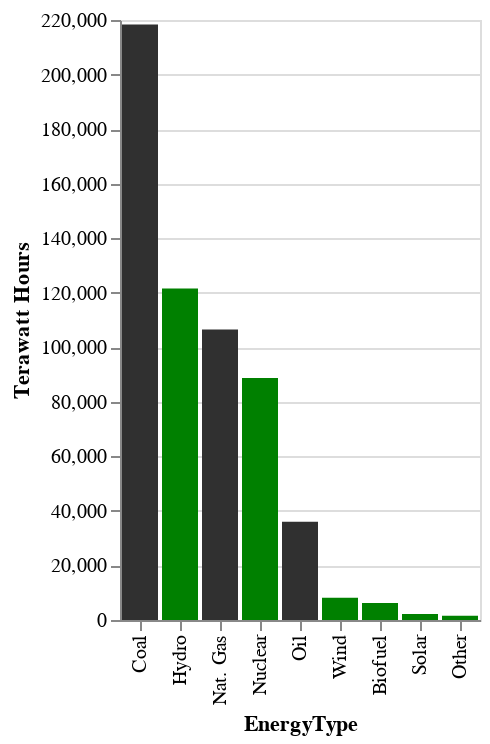

This figure's notebook cell:
### Code cell
# Create Total Generation waterfall chart
breakdown = alt.Chart(generation).mark_bar().encode(
    x=alt.X(
        'EnergyType:N',
        sort='-y'),
    y=alt.Y(
        'sum(TWh):Q',
        title='Terawatt Hours'),
    color=alt.Color(
        'EnergyType',
        scale=alt.Scale(
            domain=['Coal','Oil','Nat. Gas','Hydro','Solar','Wind','Biofuel','Nuclear','Other'],
            range=['#303030','#303030','#303030','green','green','green','green','green','green'],
        ),
        legend=None
    )
)
breakdown

### Figure 1 — Vega-Lite specification as saved in the notebook (floating-point values rounded to 4 significant figures; data arrays with more than 128 entries replaced by an {"elided": "..."} marker saying what was removed)
{"config": {"view": {"continuousWidth": 400, "continuousHeight": 300}}, "data": {"name": "data-d91ec2764f9c7260fabae39657d65962"}, "mark": "bar", "encoding": {"color": {"field": "EnergyType", "legend": null, "scale": {"domain": ["Coal", "Oil", "Nat. Gas", "Hydro", "Solar", "Wind", "Biofuel", "Nuclear", "Other"], "range": ["#303030", "#303030", "#303030", "green", "green", "green", "green", "green", "green"]}, "type": "nominal"}, "x": {"field": "EnergyType", "sort": "-y", "type": "nominal"}, "y": {"aggregate": "sum", "field": "TWh", "title": "Terawatt Hours", "type": "quantitative"}}, "$schema": "https://vega.github.io/schema/vega-lite/v4.17.0.json", "datasets": {"data-d91ec2764f9c7260fabae39657d65962": {"elided": "2916 records"}}}
